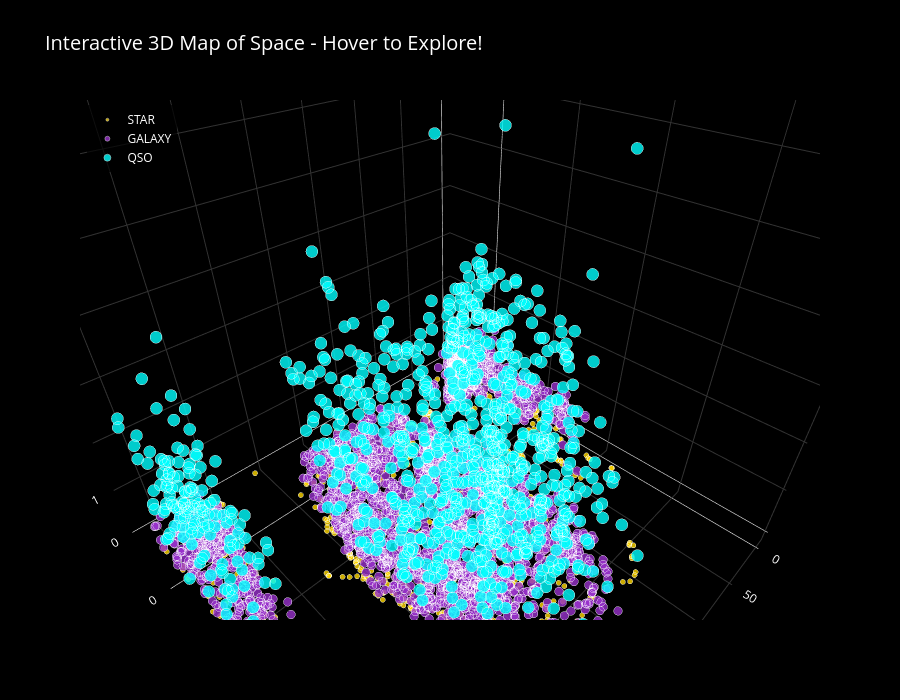

The notebook cell this image was saved under:
### Markdown cell above
### 3.5  Interactive 3D Space Map

### Code cell
# Interactive 3D visualization
sample = df.sample(5000, random_state=42)  # Sample for performance

# Create hover text with details
sample['hover_text'] = (
    '<b>Class: ' + sample['class'] + '</b><br>' +
    '───────────────<br>' +
    '<b>Distance Info:</b><br>' +
    'Redshift: ' + sample['redshift'].round(4).astype(str) + '<br>' +
    '───────────────<br>' +
    '<b>Light Measurements:</b><br>' +
    'u (Ultraviolet): ' + sample['u'].round(2).astype(str) + '<br>' +
    'g (Green): ' + sample['g'].round(2).astype(str) + '<br>' +
    'r (Red): ' + sample['r'].round(2).astype(str) + '<br>' +
    'i (Infrared): ' + sample['i'].round(2).astype(str) + '<br>' +
    'z (Far-IR): ' + sample['z'].round(2).astype(str) + '<br>' +
    '───────────────<br>' +
    '<b>Sky Position:</b><br>' +
    'RA: ' + sample['alpha'].round(2).astype(str) + '°<br>' +
    'Dec: ' + sample['delta'].round(2).astype(str) + '°'
)

# Create 3D plot
fig = go.Figure()

colors_3d = {'STAR': '#FFD700', 'GALAXY': '#9932CC', 'QSO': '#00FFFF'}
sizes_3d = {'STAR': 3, 'GALAXY': 5, 'QSO': 7}

for obj_class in ['STAR', 'GALAXY', 'QSO']:
    subset = sample[sample['class'] == obj_class]
    
    fig.add_trace(go.Scatter3d(
        x=subset['alpha'],
        y=subset['delta'],
        z=subset['redshift'],
        mode='markers',
        name=obj_class,
        marker=dict(
            size=sizes_3d[obj_class],
            color=colors_3d[obj_class],
            opacity=0.8,
            line=dict(width=0.5, color='white')
        ),
        hovertemplate='%{text}<extra></extra>',
        text=subset['hover_text']
    ))

# Style like space
# Style like space
    fig.update_layout(
        title=dict(
            text=' Interactive 3D Map of Space - Hover to Explore!',
            font=dict(size=20, color='white')
        ),
        scene=dict(
            xaxis=dict(title='Right Ascension (°)', backgroundcolor='black', 
                    gridcolor='#333333', color='white'),
            yaxis=dict(title='Declination (°)', backgroundcolor='black', 
                    gridcolor='#333333', color='white'),
            zaxis=dict(title='Redshift (Distance)', backgroundcolor='black', 
                    gridcolor='#333333', color='white'),
            bgcolor='black',
            # ADD THIS PART 
            camera=dict(
                eye=dict(x=0.65, y=0.65, z=0.65)  # Starting zoom level (smaller = closer)
            )
        ),
        #Makes scrolling faster
        scene_dragmode='orbit',
        paper_bgcolor='black',
        font=dict(color='white'),
        legend=dict(yanchor="top", y=0.99, xanchor="left", x=0.01,
                    bgcolor='rgba(0,0,0,0.7)', font=dict(size=12)),
        height=700
    )

fig.show()

print("\n Controls: Drag to rotate | Scroll to zoom | Hover for details")

### Figure 1 — Plotly figure (JSON) as saved in the notebook; plotly's stock layout.template omitted (floating-point values rounded to 4 significant figures; data arrays with more than 128 entries replaced by an {"elided": "..."} marker saying what was removed)
{"data": [{"hovertemplate": "%{text}<extra></extra>", "marker": {"color": "#FFD700", "line": {"color": "white", "width": 0.5}, "opacity": 0.8, "size": 3}, "mode": "markers", "name": "STAR", "text": {"elided": "1089 str values"}, "type": "scatter3d", "x": {"elided": "1089 float values"}, "y": {"elided": "1089 float values"}, "z": {"elided": "1089 float values"}}, {"hovertemplate": "%{text}<extra></extra>", "marker": {"color": "#9932CC", "line": {"color": "white", "width": 0.5}, "opacity": 0.8, "size": 5}, "mode": "markers", "name": "GALAXY", "text": {"elided": "2976 str values"}, "type": "scatter3d", "x": {"elided": "2976 float values"}, "y": {"elided": "2976 float values"}, "z": {"elided": "2976 float values"}}, {"hovertemplate": "%{text}<extra></extra>", "marker": {"color": "#00FFFF", "line": {"color": "white", "width": 0.5}, "opacity": 0.8, "size": 7}, "mode": "markers", "name": "QSO", "text": {"elided": "935 str values"}, "type": "scatter3d", "x": {"elided": "935 float values"}, "y": {"elided": "935 float values"}, "z": {"elided": "935 float values"}}], "layout": {"font": {"color": "white"}, "height": 700, "legend": {"bgcolor": "rgba(0,0,0,0.7)", "font": {"size": 12}, "x": 0.01, "xanchor": "left", "y": 0.99, "yanchor": "top"}, "paper_bgcolor": "black", "scene": {"bgcolor": "black", "camera": {"eye": {"x": 0.65, "y": 0.65, "z": 0.65}}, "dragmode": "orbit", "xaxis": {"backgroundcolor": "black", "color": "white", "gridcolor": "#333333", "title": {"text": "Right Ascension (°)"}}, "yaxis": {"backgroundcolor": "black", "color": "white", "gridcolor": "#333333", "title": {"text": "Declination (°)"}}, "zaxis": {"backgroundcolor": "black", "color": "white", "gridcolor": "#333333", "title": {"text": "Redshift (Distance)"}}}, "title": {"font": {"color": "white", "size": 20}, "text": " Interactive 3D Map of Space - Hover to Explore!"}}}
